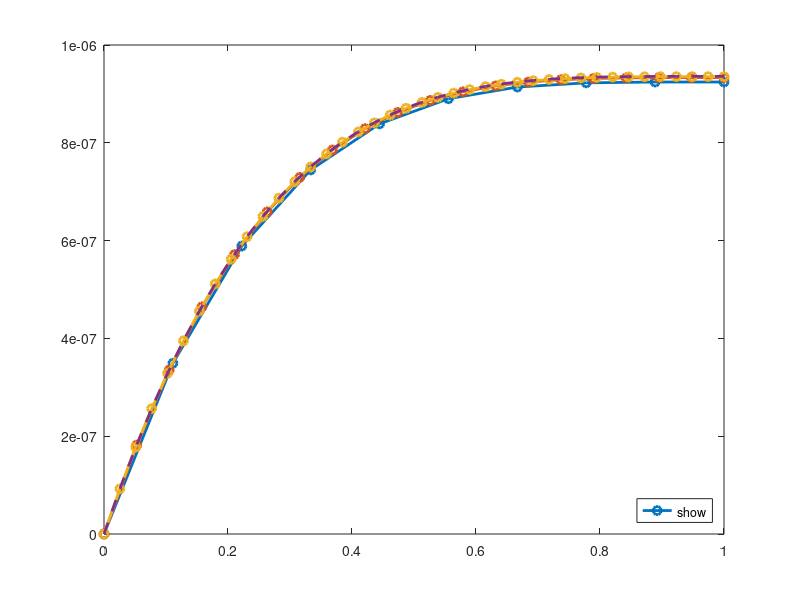

Write MATLAB code to recreate this figure.
%% Example: finite difference bar

%%
clear all
close all
clc

%% define parameters
L = 1; % [m]
A = 0.002581; %[m^2] ~ (2in)^2
E = 69e9; % [Pa]

famp = 2000;
f = @(x) (1-x/L).^2*famp; % [N]

%% Boundary conditions
% $x = 0$, Dirchlet at the wall
u0 = 0;

%%
% $x = L$ Neumann at the free end
h = 0/E/A;

%%

%% Define the grid
n_list = [ 10, 20, 40];

for k = 1:length(n_list)

    n = n_list(k);
    x = linspace(0,L,n);
    dx = x(2) - x(1);
    
    %% Solve
    % I'll use Gauss-Siedel because it's easy
    % initialize u
    if k == 1
        u = zeros(n,1);
    else
        % use old solutiont to speed things up
        u = interp1( linspace(0,L, n_list(k-1) ), u, x);
    end
    
    % apply Dirchlet BC
    u(1) = u0;
    
    % iteratively solve
    tol = 1e-12;
    iter_max = 3*n^3;
    iter = 0;
    flag = 0;
    
    res = zeros(n,1);
    
    while flag == 0
        
        iter = iter+1;
        
        for i = 2:n-1
            u(i) = ( u(i+1) + u(i-1) + dx^2/E/A*f(x(i)) )/2;
        end
        u(n) = u(n-1);
        
        % check residuals
        for i = 2:n-1
            res(i) = ( u(i+1) + u(i-1) + dx^2/E/A*f(x(i)) )/2 - u(i);
        end
        res(n) = u(n-1) - u(n);
        
        if norm(res)/norm(u) < tol
            flag = 1;
            
        elseif iter >= iter_max
            flag = -1;
        end
        
    end
    
    %%
    plot( x, u, 'o-', 'DisplayName', sprintf('n = %4d',n), ...
        'LineWidth', 2)
    hold on
    drawnow
end

%% compute the analytic solution
F = @(x) -famp*(x.^4/12/L^2 - x.^3/3/L + x.^2/2)/E/A;
c2 = u0;
F1 = @(x) -famp*(x.^3/3/L^2 - x.^2/L + x)/E/A;
c1 = h - F1(L);
sol = @(x) F(x) + c1*x + c2;
plot( x, sol(x), '--', 'LineWidth', 2, 'DisplayName', 'Analytic Solution')

%%
legend('show', 'location', 'SouthEast');